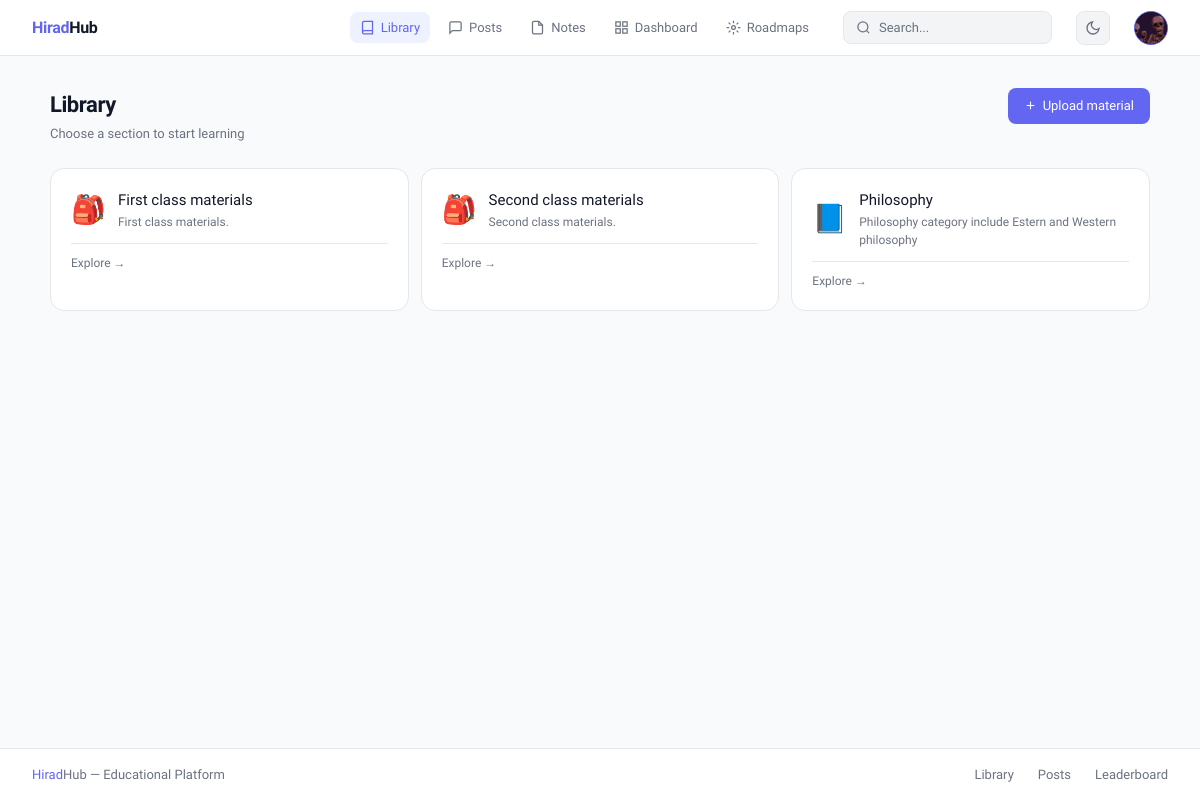
/library/ (signed in), run on the app's committed database.
### user/models.py (models this page shows, shortened)
class CustomUser(AbstractUser):
    phone_regex = RegexValidator(
        regex=r'^\+?1?\d{9,15}$',
        message="Phone number must be entered in the format: '+999999999'. Up to 15 digits allowed."
    )
    email = models.EmailField(unique=True, db_index=True)
    first_name = models.CharField(max_length=30, blank=True)
    last_name = models.CharField(max_length=30, blank=True)
    phone_number = models.CharField(max_length=15, blank=True, validators=[phone_regex])
    profile_picture = models.ImageField(upload_to='profile_pictures/', blank=True, null=True)
    bio = models.TextField(blank=True)
    is_email_verified = models.BooleanField(default=False)
    is_verified = models.BooleanField(default=False)
    role = models.CharField(max_length=20, default='student',
    choices=[('student', 'Student'), ('teacher', 'Teacher'), ('director', 'Director'), ('admin', 'Admin'  )])
    username = models.CharField(max_length=150, unique=True)
    groups = models.ManyToManyField(
        'auth.Group',
        verbose_name='groups',
        blank=True,
        help_text='The groups this user belongs to.',
        related_name='customuser_set',
        related_query_name='user',
    )
    score = models.PositiveIntegerField(default=0, db_index=True)
    level = models.PositiveIntegerField(default=1)
    title = models.CharField(max_length=50, blank=True, default='Newcomer')
    user_permissions = models.ManyToManyField(
        'auth.Permission',
        verbose_name='user permissions',
        blank=True,
        help_text='Specific permissions for this user.',
        related_name='customuser_set',
        related_query_name='user',
    )
    class Meta:
        verbose_name = 'User'
        verbose_name_plural = 'Users'

### library/models.py (models this page shows, shortened)
class Category(models.Model):
    CATEGORY_TYPES = [
        ('school', 'School Materials'),
        ('national', 'National Literature'),
        ('olympiad', 'Olympiad Prep'),
        ('general', 'Genaral'),
    ]
    name = models.CharField(max_length=255)
    slug = models.SlugField(unique=True)
    parent = models.ForeignKey('self', null=True, blank=True,
                               on_delete=models.SET_NULL, related_name='children')
    order = models.PositiveIntegerField(default=0)
    icon = models.CharField(max_length=50, blank=True)
    category_type = models.CharField(choices=CATEGORY_TYPES, max_length=20, default='general' )
    description = models.TextField(blank=True)
    class Meta:
        ordering = ['order']
        verbose_name_plural = 'Categories'

### library/views.py (the view)
# urls.py: path('', views.library_home, name='home'),
def library_home(request):
    category_slug = request.GET.get('category')
    topic_slug    = request.GET.get('topic')
    material_type = request.GET.get('type')
    sort          = request.GET.get('sort', 'new')
    books    = Book.objects.select_related('category').prefetch_related('topics')
    videos   = Video.objects.select_related('category').prefetch_related('topics')
    podcasts = Podcast.objects.select_related('category').prefetch_related('topics')
    if category_slug:
        books    = books.filter(category__slug=category_slug)
        videos   = videos.filter(category__slug=category_slug)
        podcasts = podcasts.filter(category__slug=category_slug)
    if topic_slug:
        books    = books.filter(topics__slug=topic_slug)
        videos   = videos.filter(topics__slug=topic_slug)
        podcasts = podcasts.filter(topics__slug=topic_slug)
    if sort == 'popular':
        from django.db.models import Count
        books    = books.annotate(lc=Count('likes')).order_by('-lc')
        videos   = videos.annotate(lc=Count('likes')).order_by('-lc')
        podcasts = podcasts.annotate(lc=Count('likes')).order_by('-lc')
    else:
        books    = books.order_by('-created_at')
        videos   = videos.order_by('-created_at')
        podcasts = podcasts.order_by('-created_at')
    if material_type == 'book':
        videos = Video.objects.none()
        podcasts = Podcast.objects.none()
    elif material_type == 'video':
        books = Book.objects.none()
        podcasts = Podcast.objects.none()
    elif material_type == 'podcast':
        books = Book.objects.none()
        videos = Video.objects.none()
    categories = Category.objects.filter(parent=None).prefetch_related('children').order_by('order')
    topics     = Topic.objects.all()
    active_category = None
    if category_slug:
        active_category = Category.objects.filter(slug=category_slug).first()
    return render(request, 'library/home.html', {
        'books':           books,
        'videos':          videos,
        'podcasts':        podcasts,
        'topics':          topics,
        'categories':      categories,
        'active_category': active_category,
        'sort':            sort,
        'material_type':   material_type,
    })

### templates/library/home.html (shortened to what this page needs)
{% extends 'base.html' %}
{% block nav_library %}active{% endblock %}
{% block content %}
<div style="max-width:1100px; margin:0 auto;">
  <div style="display:flex; align-items:flex-start; justify-content:space-between; gap:12px; margin-bottom:1.5rem; flex-wrap:wrap;">
    <div>
      <h1 style="font-size:22px; font-weight:600; color:var(--text); letter-spacing:-0.02em;">
        {% if active_category %}{{ active_category.name }}{% else %}Library{% endif %}
      </h1>
      <p style="font-size:13px; color:var(--muted); margin-top:3px;">
        {% if active_category %}{{ active_category.description|default:"Browse materials" }}{% else %}Choose a section to start learning{% endif %}
      </p>
    </div>
    <div style="display:flex; align-items:center; gap:8px; flex-wrap:wrap;">
      {% if request.user.is_authenticated and request.user.role in 'teacher,admin,director' %}
      <button onclick="document.getElementById('upload-modal').style.display='flex'"
        style="display:flex; align-items:center; gap:6px; padding:8px 16px; background:var(--accent); color:#fff; border:none; border-radius:8px; font-size:13px; font-weight:500; cursor:pointer; font-family:'Sora',sans-serif; transition:background 0.15s;"
        onmouseover="this.style.background='var(--accent-h)'" onmouseout="this.style.background='var(--accent)'">
        <svg width="13" height="13" viewBox="0 0 24 24" fill="none" stroke="currentColor" stroke-width="2"><line x1="12" y1="5" x2="12" y2="19"/><line x1="5" y1="12" x2="19" y2="12"/></svg>
        Upload material
      </button>
      {% endif %}
    </div>
  </div>
  {% if not active_category %}
  {% if categories %}
    <div class="cat-grid">
      {% for cat in categories %}
      <a href="?category={{ cat.slug }}" class="cat-card">
        <div style="display:flex; align-items:center; gap:12px; margin-bottom:12px;">
          {% if cat.icon %}
            <span style="font-size:28px;">{{ cat.icon }}</span>
          {% endif %}
          <div>
            <p style="font-size:15px; font-weight:500; color:var(--text);">{{ cat.name }}</p>
            {% if cat.description %}
              <p style="font-size:12px; color:var(--muted); margin-top:2px;">{{ cat.description|truncatechars:60 }}</p>
            {% endif %}
          </div>
        </div>
        <div style="display:flex; align-items:center; justify-content:space-between; padding-top:10px; border-top:0.5px solid var(--border);">
          <span style="font-size:12px; color:var(--muted);">Explore →</span>
        </div>
      </a>
      {% endfor %}
    </div>
  {% else %}
    {% include "library/partials/materials_grid.html" %}
  {% endif %}
  {% endif %}
</div>
{% endblock %}

### templates/base.html (shortened to what this page needs)
<!DOCTYPE html>
<html lang="en">
<head>
    <script src="https://cdn.tailwindcss.com"></script>
</head>
<body>
    <header class="navbar">
        <a href="{% url 'main:home' %}" class="nav-logo"><span>Hirad</span>Hub</a>
        <nav class="nav-links">
            <a href="{% url 'library:home' %}" class="nav-link {% block nav_library %}{% endblock %}">
                <svg width="15" height="15" viewBox="0 0 24 24" fill="none" stroke="currentColor" stroke-width="2">
                    <path d="M4 19.5A2.5 2.5 0 0 1 6.5 17H20" />
                    <path d="M6.5 2H20v20H6.5A2.5 2.5 0 0 1 4 19.5v-15A2.5 2.5 0 0 1 6.5 2z" />
                </svg>
                Library
            </a>
            <a href="{% url 'post:list' %}" class="nav-link {% block nav_posts %}{% endblock %}">
                <svg width="15" height="15" viewBox="0 0 24 24" fill="none" stroke="currentColor" stroke-width="2">
                    <path d="M21 15a2 2 0 0 1-2 2H7l-4 4V5a2 2 0 0 1 2-2h14a2 2 0 0 1 2 2z" />
                </svg>
                Posts
            </a>
            <a href="{% url 'note:list' %}" class="nav-link {% block nav_notes %}{% endblock %}">
                <svg width="15" height="15" viewBox="0 0 24 24" fill="none" stroke="currentColor" stroke-width="2">
                    <path d="M14 2H6a2 2 0 0 0-2 2v16a2 2 0 0 0 2 2h12a2 2 0 0 0 2-2V8z" />
                    <polyline points="14 2 14 8 20 8" />
                </svg>
                Notes
            </a>
            <a href="{% url 'main:dashboard' %}" class="nav-link {% block nav_dashboard %}{% endblock %}">
                <svg width="15" height="15" viewBox="0 0 24 24" fill="none" stroke="currentColor" stroke-width="2">
                    <rect x="3" y="3" width="7" height="7" />
                    <rect x="14" y="3" width="7" height="7" />
                    <rect x="14" y="14" width="7" height="7" />
                    <rect x="3" y="14" width="7" height="7" />
                </svg>
                Dashboard
            </a>
            <a href="{% url 'roadmap:list' %}" class="nav-link {% block nav_roadmap %}{% endblock %}">
                <svg width="15" height="15" viewBox="0 0 24 24" fill="none" stroke="currentColor" stroke-width="2">
                    <circle cx="12" cy="12" r="3"/>
                    <path d="M12 1v4M12 19v4M4.22 4.22l2.83 2.83M16.95 16.95l2.83 2.83M1 12h4M19 12h4M4.22 19.78l2.83-2.83M16.95 7.05l2.83-2.83"/>
                </svg>
                Roadmaps
            </a>
        </nav>
        <div class="search-wrap">
            <form class="search-form" id="search-form" autocomplete="off">
                <svg width="15" height="15" viewBox="0 0 24 24" fill="none" stroke="currentColor" stroke-width="2"
                    style="color:var(--muted);flex-shrink:0;">
                    <circle cx="11" cy="11" r="8" />
                    <path d="m21 21-4.35-4.35" />
                </svg>
                <input type="text" id="search-input" name="q" placeholder="Search..."
                    value="{{ request.GET.q|default:'' }}" />
            </form>
        </div>
        <button class="theme-btn" id="theme-toggle" title="Toggle theme">
            <svg id="icon-moon" width="16" height="16" viewBox="0 0 24 24" fill="none" stroke="currentColor"
                stroke-width="2">
                <path d="M21 12.79A9 9 0 1 1 11.21 3 7 7 0 0 0 21 12.79z" />
            </svg>
        </button>
        {% if user.is_authenticated %}
        <div class="dropdown" id="user-dropdown">
            <div class="avatar-btn" id="avatar-btn">
                {% if user.profile_picture %}
                <img src="{{ user.profile_picture.url }}" alt="avatar" />
                {% else %}
                {{ request.user.username|first|upper }}
                {% endif %}
            </div>
        </div>
        {% else %}
        <div style="display:flex;align-items:center;gap:6px;flex-shrink:0;">
            <a href="{% url 'user:login' %}" class="btn-ghost">Login</a>
            <a href="{% url 'user:register' %}" class="btn-primary">Register</a>
        </div>
        {% endif %}
    </header>
    <main>{% block content %}{% endblock %}</main>
    <footer>
        <span><span style="color:var(--accent);font-weight:500;">Hirad</span>Hub — Educational Platform</span>
        <div class="footer-links">
            <a href="{% url 'library:home' %}">Library</a>
            <a href="{% url 'post:list' %}">Posts</a>
            <a href="{% url 'main:leaderboard' %}">Leaderboard</a>
        </div>
    </footer>
</body>
</html>

### templates/base.html (style rules this page uses)
:root { --bg: #F9FAFB; --surface: #FFFFFF; --surface2: #F3F4F6; --border: #E5E7EB; --text: #111827; --muted: #6B7280; --accent: #6366F1; --accent-h: #4F46E5; }
*, *::before, *::after { box-sizing: border-box; margin: 0; padding: 0; }
body { font-family: 'Sora', sans-serif; background: var(--bg); color: var(--text); min-height: 100vh; display: flex; flex-direction: column; transition: background 0.2s, color 0.2s; font-size: 15px; }
.navbar { position: sticky; top: 0; z-index: 50; height: 56px; background: var(--surface); border-bottom: 0.5px solid var(--border); display: flex; align-items: center; padding: 0 2rem; gap: 1.5rem; }
.nav-logo { font-size: 16px; font-weight: 600; color: var(--text); text-decoration: none; margin-right: auto; flex-shrink: 0; letter-spacing: -0.02em; }
.nav-logo span { color: var(--accent); }
.nav-links { display: flex; align-items: center; gap: 0.5rem; }
.nav-link { display: flex; align-items: center; gap: 6px; font-size: 13px; color: var(--muted); text-decoration: none; padding: 6px 10px; border-radius: 8px; transition: color 0.15s, background 0.15s; white-space: nowrap; }
.nav-link.active { color: var(--accent); background: #eef2ff; }
.nav-link svg { flex-shrink: 0; }
.search-wrap { position: relative; flex-shrink: 0; }
.search-form { display: flex; align-items: center; gap: 8px; background: var(--surface2); border: 0.5px solid var(--border); border-radius: 8px; padding: 6px 12px; transition: border-color 0.15s; }
.search-form input { background: none; border: none; outline: none; font-size: 13px; color: var(--text); width: 160px; font-family: 'Sora', sans-serif; }
.search-form input::placeholder { color: var(--muted); }
.theme-btn { width: 34px; height: 34px; flex-shrink: 0; border-radius: 8px; border: 0.5px solid var(--border); background: var(--surface2); cursor: pointer; color: var(--muted); display: flex; align-items: center; justify-content: center; transition: background 0.15s, color 0.15s; }
.avatar-btn { width: 34px; height: 34px; flex-shrink: 0; border-radius: 50%; background: #1e1d3a; border: 1.5px solid var(--accent); display: flex; align-items: center; justify-content: center; font-size: 13px; font-weight: 500; color: #A5B4FC; cursor: pointer; overflow: hidden; user-select: none; }
.avatar-btn img { width: 100%; height: 100%; object-fit: cover; }
.dropdown { position: relative; }
main { flex: 1; width: 100%; max-width: 1280px; margin: 0 auto; padding: 2rem 2rem; animation: fadeUp 0.18s ease; }
footer { border-top: 0.5px solid var(--border); background: var(--surface); padding: 16px 2rem; display: flex; align-items: center; justify-content: space-between; flex-wrap: wrap; gap: 8px; }
footer span, footer a { font-size: 13px; color: var(--muted); text-decoration: none; }
.footer-links { display: flex; gap: 1.5rem; }

### templates/library/home.html (style rules this page uses)
.cat-card { background:var(--surface); border:0.5px solid var(--border); border-radius:14px; padding:1.25rem; text-decoration:none; display:block; transition:border-color 0.18s, transform 0.18s; position:relative; overflow:hidden; }
.cat-card::before { content:''; position:absolute; left:0; top:0; bottom:0; width:3px; background:var(--accent); opacity:0; transition:opacity 0.18s; }
.cat-grid { display:grid; grid-template-columns:repeat(3,1fr); gap:12px; }

### data on the page
CustomUser: profile_picture (picture)
Category: icon "🎒", name "First class materials", description "First class materials."
Category: icon "🎒", name "Second class materials", description "Second class materials."
Category: icon "📘", name "Philosophy", description "Philosophy category include Estern and Western philosophy"
